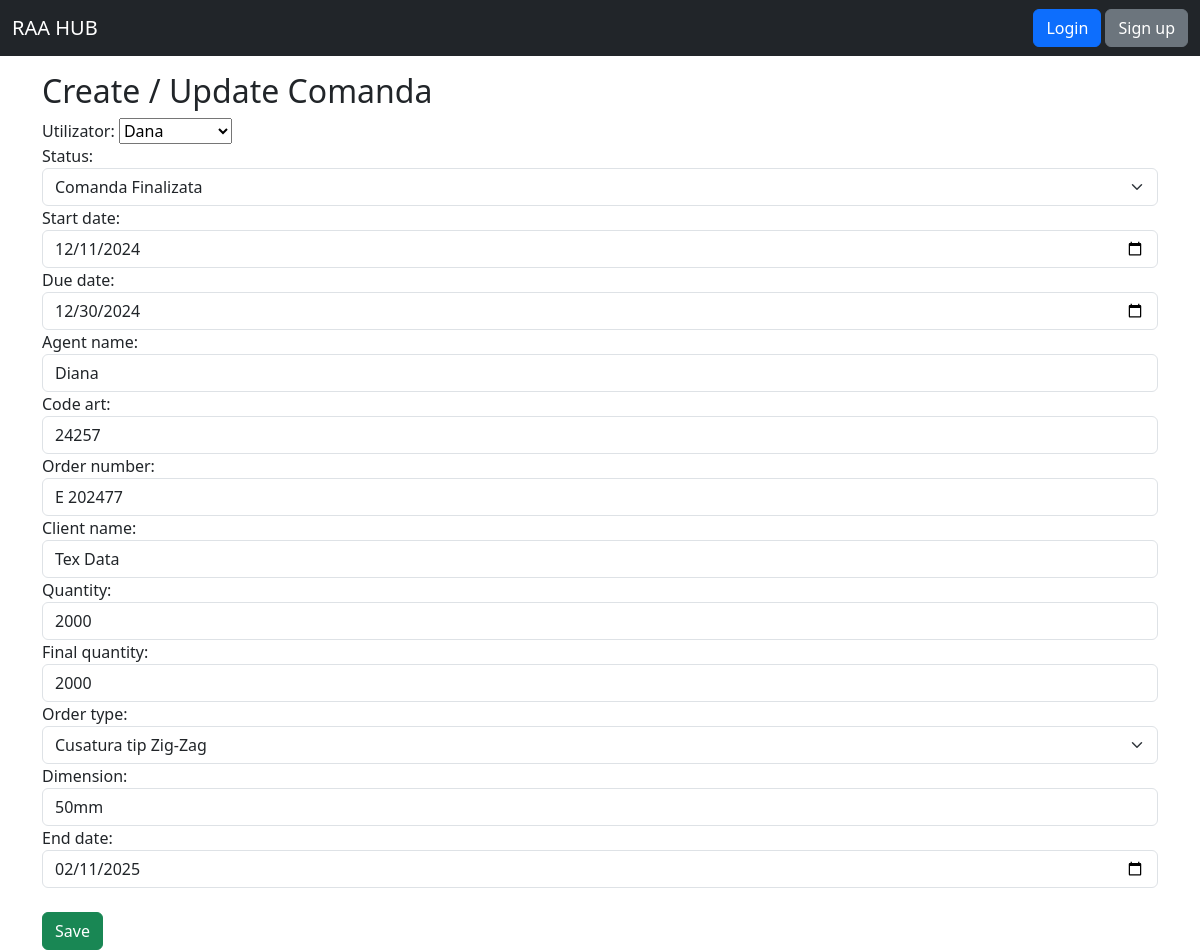
The page /comanda/update/3/ on the database its author committed.
### myapp/models.py (models this page shows, shortened)
class Comanda(models.Model):
    utilizator = models.ForeignKey(Utilizator, on_delete=models.CASCADE)
    status = models.ForeignKey(StadiulComenzii, on_delete=models.CASCADE)
    start_date = models.DateField()
    due_date = models.DateField()
    agent_name = models.CharField(max_length=255)
    code_art = models.CharField(max_length=255)
    order_number = models.CharField(max_length=255, unique=True)
    client_name = models.CharField(max_length=255)
    quantity = models.PositiveIntegerField()
    final_quantity = models.PositiveIntegerField(null=True, blank=True)
    order_type = models.ForeignKey(TipComanda, on_delete=models.SET_NULL, null=True)
    dimension = models.CharField(max_length=255 ,null=True)
    end_date = models.DateField(null=True, blank=True)

### myapp/views.py (the view, shortened to what this page needs)
# urls.py: path('comanda/update/<int:pk>/', ComandaUpdateView.as_view(), name='comanda-update'),
class ComandaUpdateView(UpdateView):
    model = Comanda
    form_class = ComandaForm
    template_name = 'myapp/comanda/comanda_form.html'
    success_url = reverse_lazy('comanda-list')

### myapp/models.py (called while the page is built)
    def __str__(self):
        return self.name

    def __str__(self):
        return self.name

    def __str__(self):
        return self.username

### templates/myapp/comanda/comanda_form.html (shortened to what this page needs)
{% extends "base.html" %}
{% block content %}
    <br>
    <div class="container mt-5">
        <h2>Create / Update Comanda</h2>
        <form method="POST">
            <div class="card-body">
                {{ form }}
            </div>
            <br>
            <button type="submit" class="btn btn-success">Save</button>
        </form>
    </div>
{% endblock %}

### rows shown on the page
Comanda: utilizator "Dana", status "Comanda Finalizata", start_date "12/11/2024", due_date "12/30/2024", agent_name "Diana", code_art "24257", order_number "E 202477", client_name "Tex Data", quantity "2000", final_quantity "2000", order_type "Cusatura tip Zig-Zag", dimension "50mm", end_date "02/11/2025"
